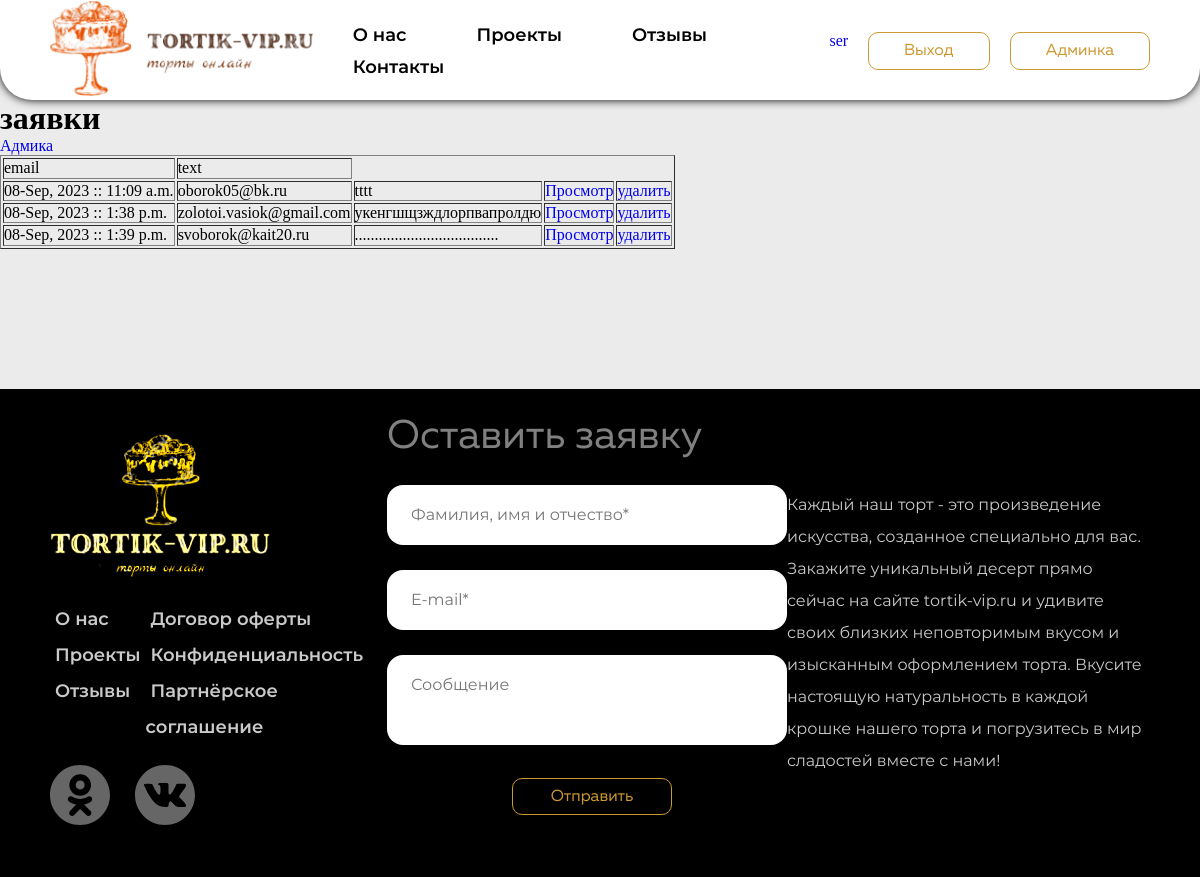
The app's page /site-admin/reports (signed in), older data.
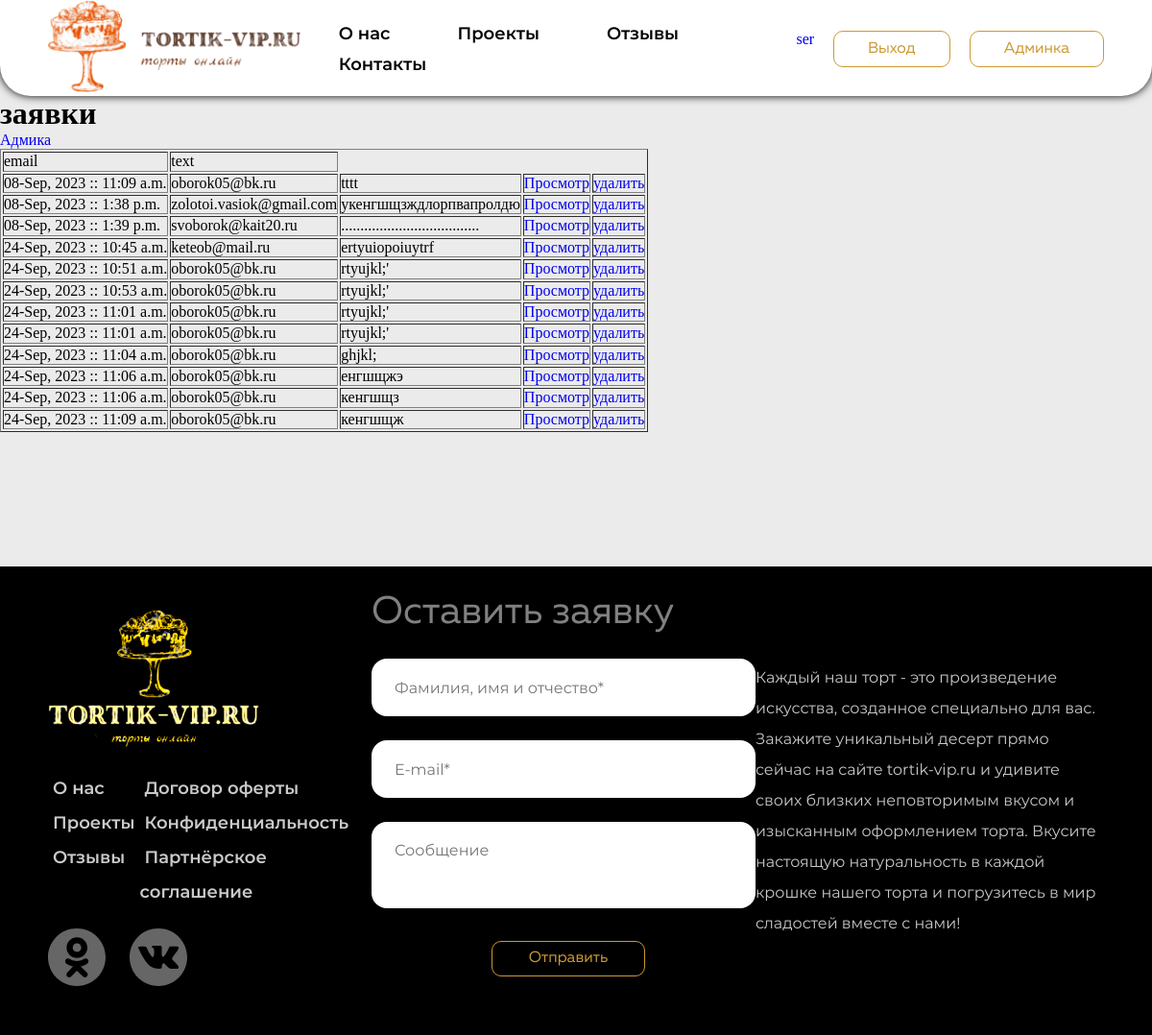
The same page, newer data.
### adminapp/models.py (models this page shows)
class Applications(models.Model):
    email = models.EmailField(blank=True, verbose_name="Электроная почта")
    report = models.TextField()
    times_send = models.DateTimeField(auto_now_add=True)

### adminapp/views.py (the view)
# urls.py: path("reports", ApplicationsListView.as_view(), name="reports"),
class ApplicationsListView(ListView, CustomDispatchMixin):
    model = Applications
    template_name = "adminapp/reports_admin.html"
    title =  "Админка | Заявки"

### mainapp/mixin.py (called while the page is built)
    @method_decorator(user_passes_test(lambda u: u.is_superuser))
    def dispatch(self, request, *args, **kwargs):
        return super(CustomDispatchMixin,self).dispatch(request, *args, **kwargs)

### adminapp/templates/adminapp/reports_admin.html
{% extends 'mainapp/base.html' %}
{% load static %}
{% block content %}
    <h1>заявки</h1>
    <a href="{% url 'adminapp:index' %}">Адмика</a>
    <table border=1>
        <thead>
          <tr>
            <td>email</td>
            <td>text</td>
          </tr>
        </thead>
        <tbody>
            {% for application in applications_list %}
            <tr>
                <td>{{ application.times_send.date|date:"d-M, Y" }} :: {{ application.times_send.time }}</td>
                <td>{{ application.email }}</td>
                <td>{{ application.report }}</td>
                <td><a href="{% url 'adminapp:report_view' application.id %}">Просмотр</a></td>
                <td><a href="{% url 'adminapp:report_remove' application.id %}">удалить</a></td>
            </tr>
            {% endfor %}
        </tbody>
      </table>
{% endblock %}

Row changes from the older to the newer data that the page shows:
added Applications: times_send "24-Sep, 2023", times_send.time "10:45 a.m.", email "keteob@mail.ru", report "ertyuiopoiuytrf"
added Applications: times_send "24-Sep, 2023", times_send.time "10:51 a.m.", email "oborok05@bk.ru", report "rtyujkl;'"
added Applications: times_send "24-Sep, 2023", times_send.time "10:53 a.m.", email "oborok05@bk.ru", report "rtyujkl;'"
added Applications: times_send "24-Sep, 2023", times_send.time "11:01 a.m.", email "oborok05@bk.ru", report "rtyujkl;'"
added Applications: times_send "24-Sep, 2023", times_send.time "11:01 a.m.", email "oborok05@bk.ru", report "rtyujkl;'"
added Applications: times_send "24-Sep, 2023", times_send.time "11:04 a.m.", email "oborok05@bk.ru", report "ghjkl;"
added Applications: times_send "24-Sep, 2023", times_send.time "11:06 a.m.", email "oborok05@bk.ru", report "енгшщжэ"
added Applications: times_send "24-Sep, 2023", times_send.time "11:06 a.m.", email "oborok05@bk.ru", report "кенгшщз"
added Applications: times_send "24-Sep, 2023", times_send.time "11:09 a.m.", email "oborok05@bk.ru", report "кенгшщж"
